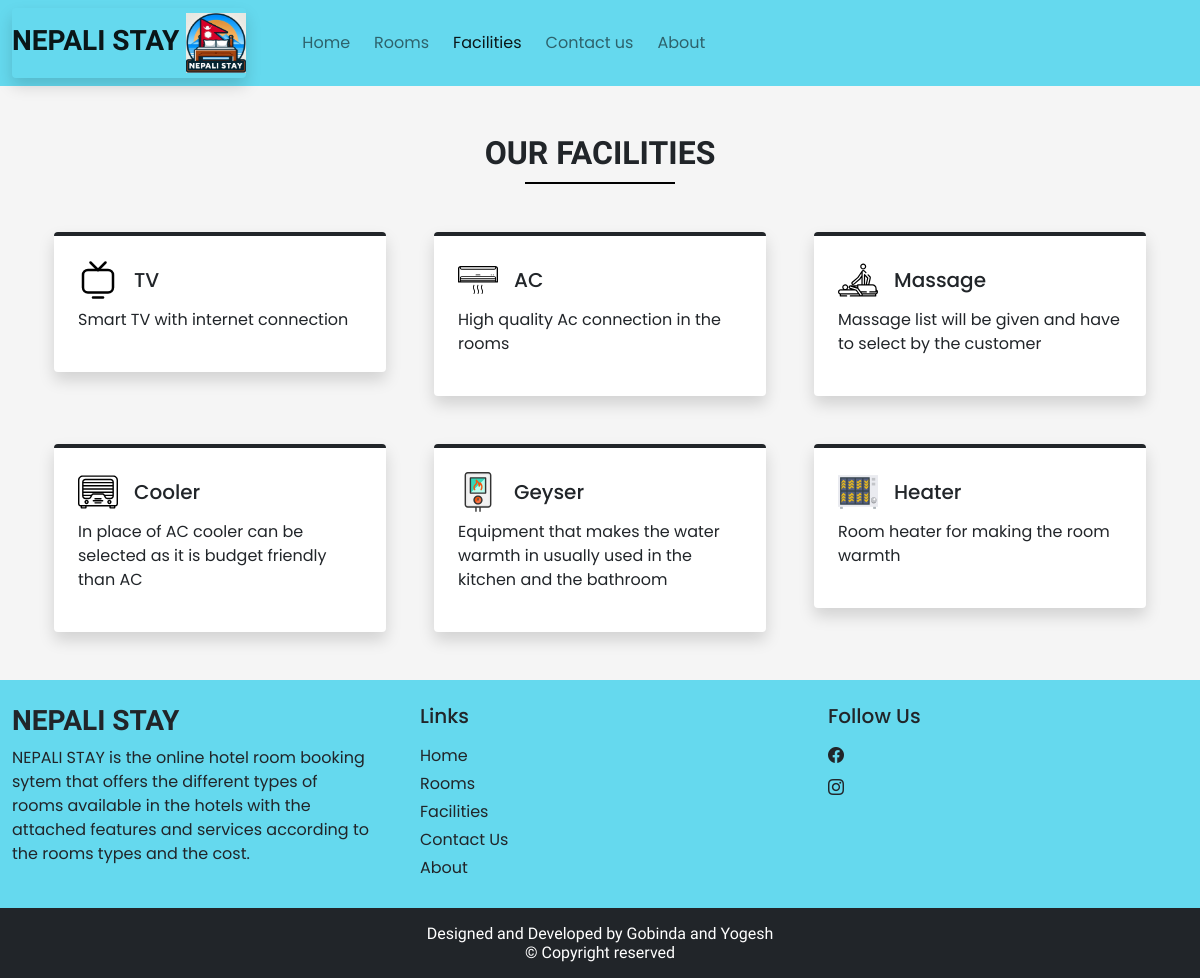
Screenshot of /facilities.php with the database file from the repository.
### tables this page shows
CREATE TABLE `settings` (
  `sr_no` int(11) NOT NULL,
  `site_title` varchar(50) NOT NULL,
  `site_about` varchar(300) NOT NULL,
  `shutdown` tinyint(1) NOT NULL
);

CREATE TABLE `facilities` (
  `id` int(11) NOT NULL,
  `icon` varchar(100) NOT NULL,
  `name` varchar(50) NOT NULL,
  `desc` varchar(250) NOT NULL
);

### admin/db_config.php (called while the page is built, shortened)
<?php
     function selectAll($table)
     {
    $con = $GLOBALS['con'];
    $res = mysqli_query($con, "SELECT * FROM $table");
    return $res;
     }
    function select($sql,$values,$datatypes){
        $con = $GLOBALS['con'];
        if($stmt= mysqli_prepare($con,$sql))
        {
        mysqli_stmt_bind_param($stmt, $datatypes, ...$values);
        if(mysqli_stmt_execute($stmt)){
        $res =  mysqli_stmt_get_result($stmt);
        return $res;
        }
        else{
        mysqli_stmt_close($stmt);
        die("Query cannot be executed - Select");
        }
        }
        else{
        die("Query cannot prepared -Select");
        }
        }
?>

### facilities.php (the view, shortened to what this page needs)
<!DOCTYPE html>
<html lang="en">
<head>
  <?php require('links.php'); ?>
</head>
<body>
  <?php require('header.php'); ?>
  <div class="my-5 px-4">
    <h2 class="fw-bold h-font text-center">OUR FACILITIES</h2>
    <div class="h-line" style="width: 150px; height: 1.6px; background-color: black; margin: 10px auto;"></div>
  </div>
  <div class="container">
    <div class="row">
      <?php
      $res = selectAll('facilities');
      $path = FACILITIES_IMG_PATH;
      while ($row = mysqli_fetch_assoc($res)) {
        echo <<<data
          <div class="col-lg-4 col-md-6 mb-5 px-4">
            <div class="bg-white rounded shadow p-4 border-top border-4 border-dark pop">
              <div class="d-flex align-items-center mb-2">
                <img src="$path$row[icon]" width="40px">
                <h5 class="m-0 ms-3 ">$row[name]</h5>
              </div>
              <p>$row[desc]</p>
            </div>
          </div>
         data;
      }
      ?>
    </div>
  </div>
  <?php require('footer.php'); ?>
</body>
</html>

### links.php (shortened to what this page needs)
<link href="https://cdn.jsdelivr.net/npm/bootstrap@5.0.2/dist/css/bootstrap.min.css" rel="stylesheet">
<link rel="stylesheet" href="https://cdn.jsdelivr.net/npm/bootstrap-icons@1.11.3/font/bootstrap-icons.min.css">
<link rel="stylesheet" href="css/1.css">

### header.php (shortened to what this page needs)
<?php
require('admin/db_config.php');
?>
<?php
$settings_q = "SELECT * FROM `settings` WHERE `sr_no`=?";
$values = [1];
$settings_r = mysqli_fetch_assoc(select($settings_q,$values,'i'));
?>
<nav id="nav-bar" class="navbar navbar-expand-lg navbar-light custom-navbar px-lg-">
  <div class="container-fluid ">
    <a class="navbar-brand me-5 fw-bold fs-3 h-font rounded shadow"><?php echo $settings_r['site_title']?> <img src="images/Logo.jpg" alt="Logo" style="height:60px; width:60px;"></a>
    <div class="collapse navbar-collapse" id="navbarSupportedContent">
      <ul class="navbar-nav me-auto mb-2 mb-lg-0 ">
        <li class="nav-item">
          <a class="nav-link  me-2"  href="userdashboard.php">Home</a>
        </li>
        <li class="nav-item">
          <a class="nav-link me-2" href="Rooms.php">Rooms</a>
        </li>
        <li class="nav-item">
          <a class="nav-link me-2" href="facilities.php">Facilities</a>
        </li>
        <li class="nav-item">
          <a class="nav-link me-2" href="Contact.php">Contact us</a>
        </li>
        <li class="nav-item">
          <a class="nav-link me-2" href="about1.php">About</a>
        </li>
      </ul>
    </div>
  </div>
</nav>

### footer.php (shortened to what this page needs)
<?php
$about_q = "SELECT * FROM `settings` WHERE `sr_no`=?";
$about_r = mysqli_fetch_assoc(select($about_q,$values,'i'));
?>
<div class="container-fluid-footer ">
  <div class="row">
    <div class="col-lg-4 col-md-6 p-4">
      <h3 class="h-font fw-bold fs-3 "><?php echo $settings_r['site_title']?></h3>
      <p><?php echo $about_r['site_about']?>  </p>
    </div>
    <div class="col-lg-4 col-md-6 p-4">
      <h5 class="mb-3" >Links</h5>
      <a href="userdashboard.php" class="d-inline-block mb-1 text-dark text-decoration-none">Home</a><br>
      <a href="Rooms.php" class="d-inline-block mb-1 text-dark text-decoration-none">Rooms</a><br>
      <a href="facilities.php" class="d-inline-block mb-1 text-dark text-decoration-none">Facilities</a><br>
      <a href="Contact.php" class="d-inline-block mb-1 text-dark text-decoration-none">Contact Us</a><br>
      <a href="about1.php" class="d-inline-block mb-1 text-dark text-decoration-none">About</a>
    </div>
    <?php
    $contact_q = "SELECT * FROM `contact_details` WHERE `sr_no`=?";
    $values = [1];
    $contact_r = mysqli_fetch_assoc(select($contact_q, $values, 'i'));
    ?>
    <div class="col-lg-4 p-4">
    <h5 class="mb-3">Follow Us</h5>
      <a href=" <?php echo $contact_r['fb']?>" class="d-inline-block text-dark text-decoration-none mb-2">
        <i class="bi bi-facebook "></i>
      </a><br>
      <a href="<?php echo $contact_r['insta']?>" class="d-inline-block text-dark text-decoration-none">
        <i class="bi bi-instagram"></i>
      </a>
    </div>
  </div>
</div>
<div>
  <h6 class="text-center bg-dark text-white h-font p-3 m-0">
    Designed and Developed by Gobinda and Yogesh<br>&copy; Copyright reserved
  </h6>
</div>

### css/1.css (style rules this page uses)
:root { --teal: rgb(15, 140, 189); --teal_hover: #2bbb6c; }
* { font-family: 'Poppins', sans-serif; }
.h-font { font-family: 'Merienda', cursive; }

### facilities.php (style rules this page uses)
body { background-color: whitesmoke; }
.custom-navbar { background-color: #65d9ee; }
.container-fluid-footer { background-color: #65d9ee; }

### rows the page displays
settings: site_title "NEPALI STAY", site_about "NEPALI STAY is the online hotel room booking sytem that offers the different types of rooms available in the hotels with the attached features and services according to the rooms types and the cost."
facilities: icon (picture), name "TV", desc "Smart TV with internet connection"
facilities: icon (picture), name "AC", desc "High quality Ac connection in the rooms"
facilities: icon (picture), name "Massage", desc "Massage list will be given and have to select by the customer"
facilities: icon (picture), name "Cooler", desc "In place of AC cooler can be selected as it is budget friendly than AC"
facilities: icon (picture), name "Geyser", desc "Equipment that makes the water warmth in usually used in the kitchen and the bathroom"
facilities: icon (picture), name "Heater", desc "Room heater for making the room warmth"
